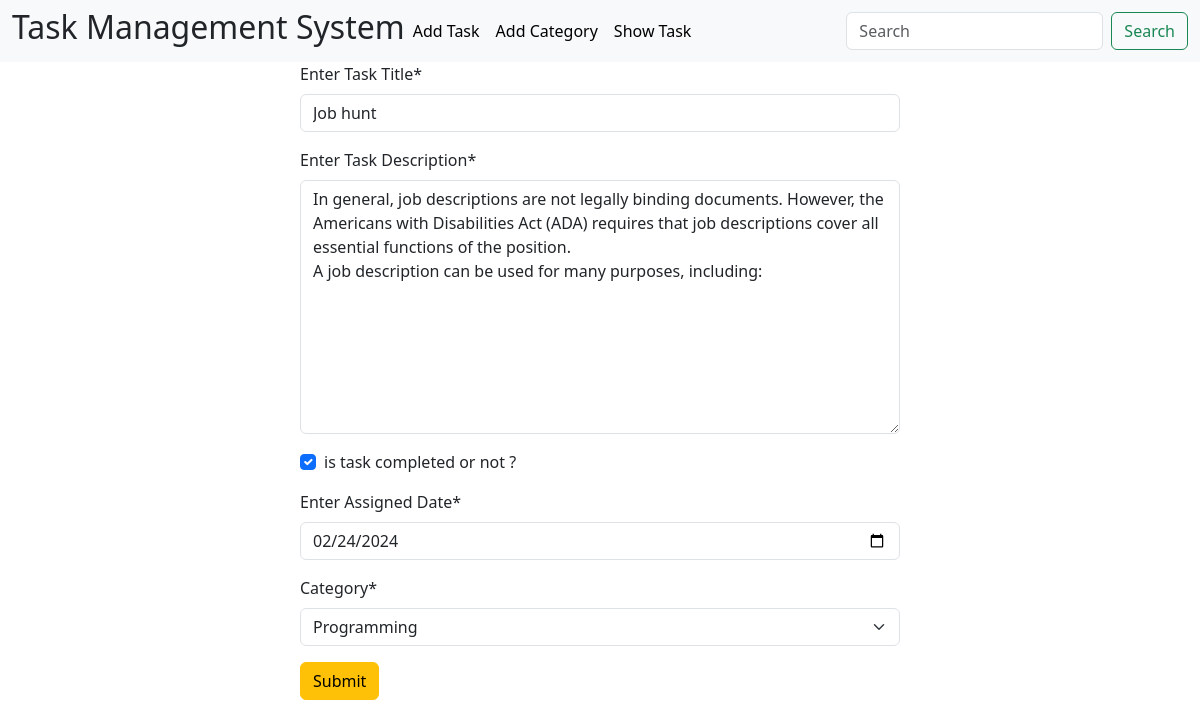
Page /AddTask/edit/7 on the committed database.
### TaskModel/models.py (models this page shows, shortened)
class  Task(models.Model):
    Title=models.CharField(max_length=255)
    Description=models.TextField()
    IsCompleted=models.BooleanField(default=False)
    AssignDate=models.DateField()
    category=models.ForeignKey(Category,on_delete=models.CASCADE)

### TaskModel/views.py (the view)
# urls.py: path('edit/<int:id>',views.edit_task,name='edit_task'),
def edit_task(request,id):
    task_id=models.Task.objects.get(pk=id)
    task_instance=forms.TaskForm(instance=task_id)
    if request.method=='POST':
        task_instance=forms.TaskForm(request.POST,instance=task_id)
        if task_instance.is_valid():
            task_instance.save()
            return redirect('home')
    return render(request, 'TaskModel/add_task.html',{'form':task_instance})

### TaskModel/forms.py
class TaskForm(forms.ModelForm):
    class Meta:
        model=Task
        fields='__all__'
        labels={
            'Title':'Enter Task Title',
            'Description':'Enter Task Description',
            'IsCompleted':'is task completed or not ?',
            'AssignDate':'Enter Assigned Date',
        }
        widgets = {
                'AssignDate': forms.DateInput(attrs={'type': 'date'}),
            }

### TaskCategory/models.py (called while the page is built)
    def __str__(self):
        return self.name

### TaskModel/templates/TaskModel/add_task.html (shortened to what this page needs)
{% extends "base.html" %}
{% load crispy_forms_tags %}
{% block content %}
<form action="" method="post" style="width:50%; margin:auto;height:500px">
    {{form| crispy}}
    <button class='btn btn-warning' type="submit">Submit</button>
</form>
{% endblock content %}

### rows in the picture
Task: Title "Job hunt", Description "In general, job descriptions are not legally binding documents. However, the Americans with Disabilities Act (ADA) requires that job descriptions cover all essential functions of the position. A job description can be used for many purposes, including:", IsCompleted "☑", AssignDate "02/24/2024", category "Programming"
